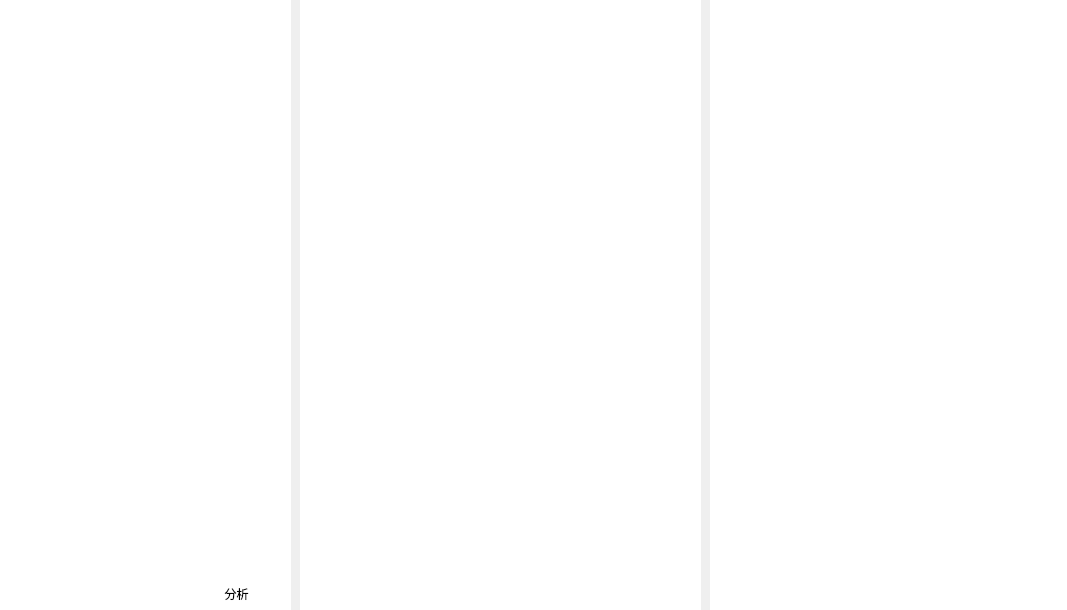
<?xml version="1.0" encoding="UTF-8"?>
<ui version="4.0">
 <class>DFA</class>
 <widget class="QWidget" name="DFA">
  <property name="geometry">
   <rect>
    <x>0</x>
    <y>0</y>
    <width>1067</width>
    <height>610</height>
   </rect>
  </property>
  <property name="windowTitle">
   <string>Form</string>
  </property>
  <property name="windowIcon">
   <iconset>
    <normaloff>../picture/mylogo2.ico</normaloff>../picture/mylogo2.ico</iconset>
  </property>
  <widget class="QTextEdit" name="textEdit">
   <property name="geometry">
    <rect>
     <x>0</x>
     <y>0</y>
     <width>291</width>
     <height>611</height>
    </rect>
   </property>
   <property name="styleSheet">
    <string notr="true">border:none;</string>
   </property>
  </widget>
  <widget class="QPushButton" name="pushButton">
   <property name="geometry">
    <rect>
     <x>190</x>
     <y>580</y>
     <width>93</width>
     <height>28</height>
    </rect>
   </property>
   <property name="styleSheet">
    <string notr="true">border:none;
</string>
   </property>
   <property name="text">
    <string>分析</string>
   </property>
  </widget>
  <widget class="QLabel" name="label">
   <property name="geometry">
    <rect>
     <x>300</x>
     <y>0</y>
     <width>401</width>
     <height>611</height>
    </rect>
   </property>
   <property name="styleSheet">
    <string notr="true">background-color: rgb(255, 255, 255);</string>
   </property>
   <property name="text">
    <string/>
   </property>
  </widget>
  <widget class="QTextEdit" name="textEdit_2">
   <property name="geometry">
    <rect>
     <x>710</x>
     <y>0</y>
     <width>361</width>
     <height>611</height>
    </rect>
   </property>
   <property name="font">
    <font>
     <pointsize>15</pointsize>
    </font>
   </property>
   <property name="styleSheet">
    <string notr="true">border:none;</string>
   </property>
  </widget>
 </widget>
 <resources/>
 <connections/>
</ui>
